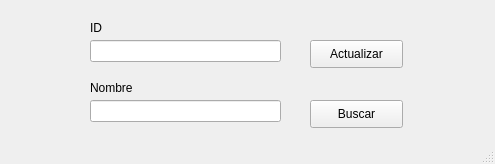
<?xml version="1.0" encoding="UTF-8"?>
<ui version="4.0">
 <class>ActualizarEspecie</class>
 <widget class="QMainWindow" name="ActualizarEspecie">
  <property name="geometry">
   <rect>
    <x>0</x>
    <y>0</y>
    <width>495</width>
    <height>164</height>
   </rect>
  </property>
  <property name="windowTitle">
   <string>Actualizar Especie</string>
  </property>
  <widget class="QWidget" name="centralwidget">
   <widget class="QLineEdit" name="lineEdit">
    <property name="geometry">
     <rect>
      <x>90</x>
      <y>40</y>
      <width>191</width>
      <height>22</height>
     </rect>
    </property>
   </widget>
   <widget class="QPushButton" name="btnActualizar">
    <property name="geometry">
     <rect>
      <x>310</x>
      <y>40</y>
      <width>93</width>
      <height>28</height>
     </rect>
    </property>
    <property name="text">
     <string>Actualizar</string>
    </property>
   </widget>
   <widget class="QLabel" name="label">
    <property name="geometry">
     <rect>
      <x>90</x>
      <y>20</y>
      <width>55</width>
      <height>16</height>
     </rect>
    </property>
    <property name="text">
     <string>ID</string>
    </property>
   </widget>
   <widget class="QPushButton" name="btnBuscar">
    <property name="geometry">
     <rect>
      <x>310</x>
      <y>100</y>
      <width>93</width>
      <height>28</height>
     </rect>
    </property>
    <property name="text">
     <string>Buscar</string>
    </property>
   </widget>
   <widget class="QLabel" name="label_2">
    <property name="geometry">
     <rect>
      <x>90</x>
      <y>80</y>
      <width>55</width>
      <height>16</height>
     </rect>
    </property>
    <property name="text">
     <string>Nombre</string>
    </property>
   </widget>
   <widget class="QLineEdit" name="lineEdit_2">
    <property name="geometry">
     <rect>
      <x>90</x>
      <y>100</y>
      <width>191</width>
      <height>22</height>
     </rect>
    </property>
   </widget>
  </widget>
  <widget class="QStatusBar" name="statusbar"/>
 </widget>
 <resources/>
 <connections/>
</ui>
